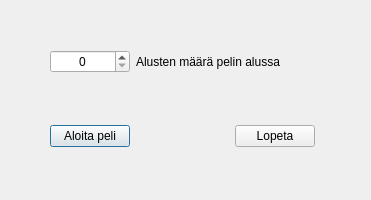
<?xml version="1.0" encoding="UTF-8"?>
<ui version="4.0">
 <class>startingdialog</class>
 <widget class="QDialog" name="startingdialog">
  <property name="geometry">
   <rect>
    <x>0</x>
    <y>0</y>
    <width>371</width>
    <height>200</height>
   </rect>
  </property>
  <property name="windowTitle">
   <string>Galaxy Game - Space Cowboys</string>
  </property>
  <widget class="QWidget" name="">
   <property name="geometry">
    <rect>
     <x>50</x>
     <y>30</y>
     <width>265</width>
     <height>117</height>
    </rect>
   </property>
   <layout class="QGridLayout" name="gridLayout_2">
    <item row="0" column="0">
     <widget class="QLabel" name="finalPointsLabel">
      <property name="text">
       <string/>
      </property>
      <property name="alignment">
       <set>Qt::AlignCenter</set>
      </property>
     </widget>
    </item>
    <item row="1" column="0">
     <layout class="QGridLayout" name="gridLayout">
      <item row="0" column="0">
       <widget class="QSpinBox" name="shipsnumberSpinBox">
        <property name="alignment">
         <set>Qt::AlignCenter</set>
        </property>
        <property name="maximum">
         <number>50</number>
        </property>
       </widget>
      </item>
      <item row="0" column="1" colspan="2">
       <widget class="QLabel" name="shipsNumberLabel">
        <property name="text">
         <string>Alusten määrä pelin alussa</string>
        </property>
       </widget>
      </item>
      <item row="1" column="0">
       <spacer name="verticalSpacer_3">
        <property name="orientation">
         <enum>Qt::Vertical</enum>
        </property>
        <property name="sizeHint" stdset="0">
         <size>
          <width>20</width>
          <height>18</height>
         </size>
        </property>
       </spacer>
      </item>
      <item row="1" column="1">
       <spacer name="verticalSpacer_2">
        <property name="orientation">
         <enum>Qt::Vertical</enum>
        </property>
        <property name="sizeHint" stdset="0">
         <size>
          <width>20</width>
          <height>18</height>
         </size>
        </property>
       </spacer>
      </item>
      <item row="1" column="2">
       <spacer name="verticalSpacer">
        <property name="orientation">
         <enum>Qt::Vertical</enum>
        </property>
        <property name="sizeHint" stdset="0">
         <size>
          <width>20</width>
          <height>18</height>
         </size>
        </property>
       </spacer>
      </item>
      <item row="2" column="0">
       <widget class="QPushButton" name="startGameButton">
        <property name="text">
         <string>Aloita peli</string>
        </property>
       </widget>
      </item>
      <item row="2" column="2">
       <widget class="QPushButton" name="quitGameButton">
        <property name="text">
         <string>Lopeta</string>
        </property>
       </widget>
      </item>
      <item row="2" column="1">
       <spacer name="horizontalSpacer">
        <property name="orientation">
         <enum>Qt::Horizontal</enum>
        </property>
        <property name="sizeHint" stdset="0">
         <size>
          <width>40</width>
          <height>20</height>
         </size>
        </property>
       </spacer>
      </item>
     </layout>
    </item>
   </layout>
  </widget>
 </widget>
 <resources/>
 <connections/>
</ui>
